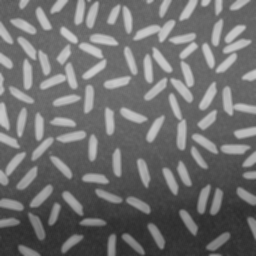
#> input picture Assignment1/rice.png, 256 x 256 px
$ jupyter execute sharpening.ipynb
#> lines starting #> are read from the running program, lines starting #| are printed output that depends on the picture
Bryan Jay - 260738764

# Part 1 - Filtering
### 1.2 Sharpening

[cell 1]
import cv2
import numpy as np
import matplotlib.pyplot as plt

# Question 1
# load image
rice_path = './rice.png'
image = cv2.imread(rice_path)
#> image is the input picture: shape (256, 256, 3); min 44, max 204, mean 111.2

# create a box filter 5x5
kernel = np.ones((5,5), np.float32)/(5*5)

# filter using box filter
box_img = cv2.filter2D(image, -1, kernel)

# filter using gaussian filter
sqrt_2 = np.sqrt(2)
gauss_img = cv2.GaussianBlur(image, (5,5), 0, sqrt_2, sqrt_2)

# calculate details for sharpening
box_dets = image - box_img
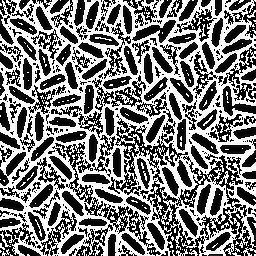
#> box_dets: shape (256, 256, 3); min 0, max 255, mean 122.1
gauss_dets = image - gauss_img
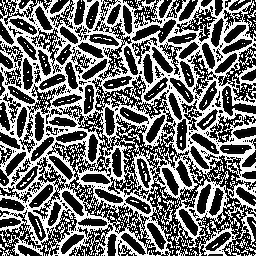
#> gauss_dets: shape (256, 256, 3); min 0, max 255, mean 113

# calculate sharpened image
box_img_sharp = image + box_dets
gauss_img_sharp = image + gauss_dets

# display images
plt.imshow(image), plt.title('Original Image')
plt.xticks([]), plt.yticks([])
plt.show()
plt.imshow(box_img_sharp), plt.title('Box Filtered Image Sharpened')
plt.xticks([]), plt.yticks([])
plt.show()
plt.imshow(gauss_img_sharp), plt.title('Gaussian Filtered Image Sharpened')
plt.xticks([]), plt.yticks([])
plt.show()
